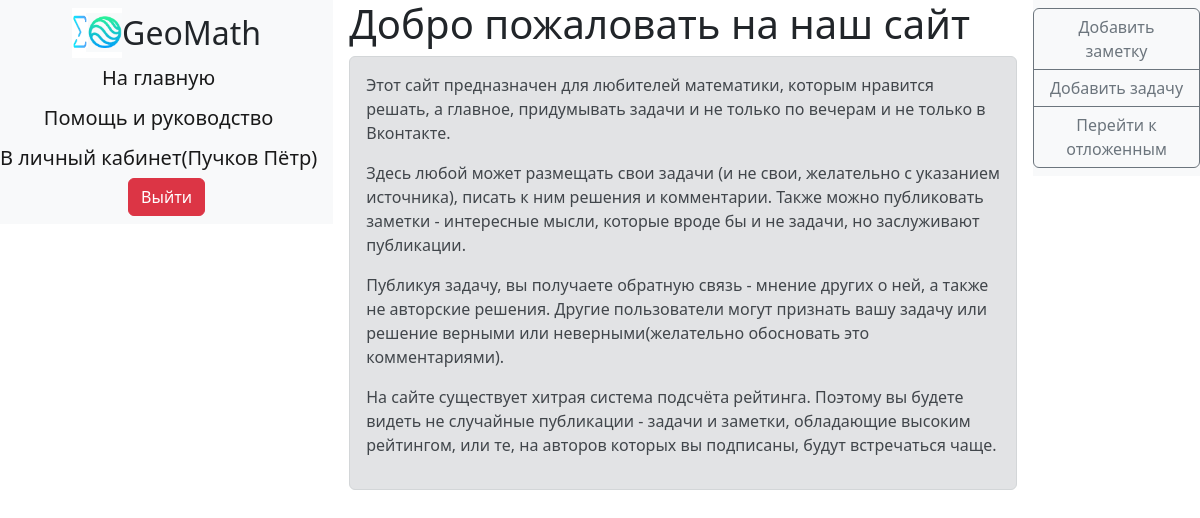
/help (signed in), run on an earlier commit of the app's database.
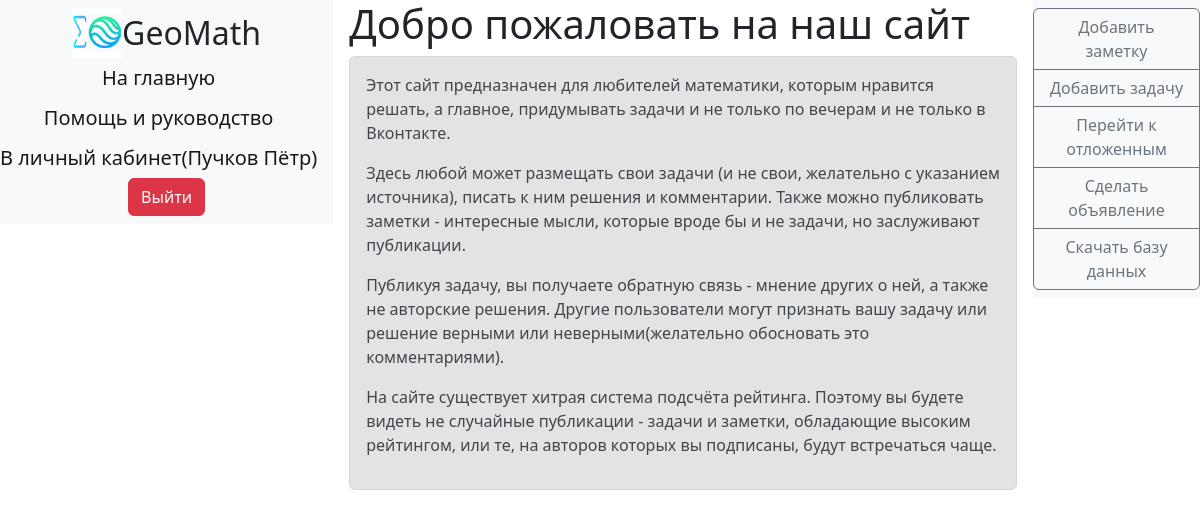
And on a later commit of the database.
### main.py (the view)
@app.route('/help')
def help_():
    if not current_user.is_authenticated:
        return redirect('/login')
    return render_template('help.html', title="Помощь", with_cats_show=with_cats_show, admin_message=admin_message)

### data/db_session.py (called while the page is built)
def create_session() -> Session:
    global __factory
    return __factory()

### data/users.py (called while the page is built)
    def profile_href(self):
        return f"/profile/{self.id}"

### main.py (called while the page is built)
@login_manager.user_loader
def load_user(user_id):
    db_sess = db_session.create_session()
    return db_sess.query(User).get(user_id)

### templates/help.html
{% extends "base.html" %}
{% block content %}
<h1>Добро пожаловать на наш сайт</h1>
<div class="alert alert-secondary">
    <p>
        Этот сайт предназначен для любителей математики, которым нравится решать, а главное, придумывать задачи и не
        только
        по вечерам и не только в Вконтакте.
    </p>
    <p>
        Здесь любой может размещать свои задачи (и не свои, желательно с указанием
        источника), писать к ним решения и комментарии. Также можно публиковать заметки - интересные мысли, которые
        вроде бы
        и не задачи, но заслуживают публикации.
    </p>
    <p>
        Публикуя задачу, вы получаете обратную связь - мнение других о ней, а также
        не авторские решения. Другие пользователи могут признать вашу задачу или решение верными или
        неверными(желательно
        обосновать это комментариями).
    </p>
    <p>
        На сайте существует хитрая система подсчёта рейтинга. Поэтому вы будете видеть не случайные публикации - задачи
        и
        заметки, обладающие высоким рейтингом, или те, на авторов которых вы подписаны, будут встречаться чаще.
    </p>
</div>
{% endblock %}

### templates/base.html (shortened to what this page needs)
<!doctype html>
<html lang="en">
<head>
    <link href="https://cdn.jsdelivr.net/npm/bootstrap@5.2.0-beta1/dist/css/bootstrap.min.css" rel="stylesheet"
>
    <link href="/static/css/bootstrap.min.css" rel="stylesheet">
    <link href="/static/css/cheatsheet.css" rel="stylesheet">
    <link href="/static/css/my.css" rel="stylesheet">
</head>
<body>
<header>
    <nav class="navbar navbar-secondary bg-light flex-column">
        <div><img src="/static/images/icon.png" height="50" style="vertical-align: middle"><font size="6"
                                                                                                style="vertical-align: middle">GeoMath</font>
        </div>
        <a class="navbar-brand" href="/">На главную</a>
        <a class="navbar-brand" href="/help">Помощь и руководство</a>
        {% if current_user.is_authenticated %}
        <a class="navbar-brand" href={{ current_user.profile_href() }}>В личный кабинет({{ current_user.name
            }})</a>
        {% endif %}
        {% if current_user.is_authenticated %}
        <a class="btn btn-danger" href="/logout">Выйти</a>
        {% else %}
        <p>
            <a class="btn btn-primary " href="/register">Зарегистрироваться</a>
            <a class="btn btn-success" href="/login">Войти</a>
        </p>
        {% endif %}
    </nav>
</header>
<main role="main">
    {% block content %}{% endblock %}
</main>
<header>
    <nav class="navbar navbar bg-light flex-column">
        <div class="btn-group-vertical" role="group">
            {% if current_user.is_authenticated %}
            <a href="/add_post" class="btn btn-outline-secondary">Добавить заметку</a>
            <a href="/add_problem" class="btn btn-outline-secondary">Добавить задачу</a>
            <a class="btn btn-outline-secondary" href="/my">Перейти к отложенным</a>
            {% if current_user.status == "администратор" %}
            <a class="btn btn-outline-secondary" href="/admin_message">Сделать объявление</a>
            <a class="btn btn-outline-secondary" href="/get_db">Скачать базу данных</a>
            {% endif %}
            {% endif %}
        </div>
    </nav>
</header>
</body>
</html>

What changed in the data, as far as the page shows it:
changed User "Пучков Пётр": status "админ" → "администратор" (drawn)
Also different on the page:
text now shown: "Сделать объявление Скачать базу данных"
